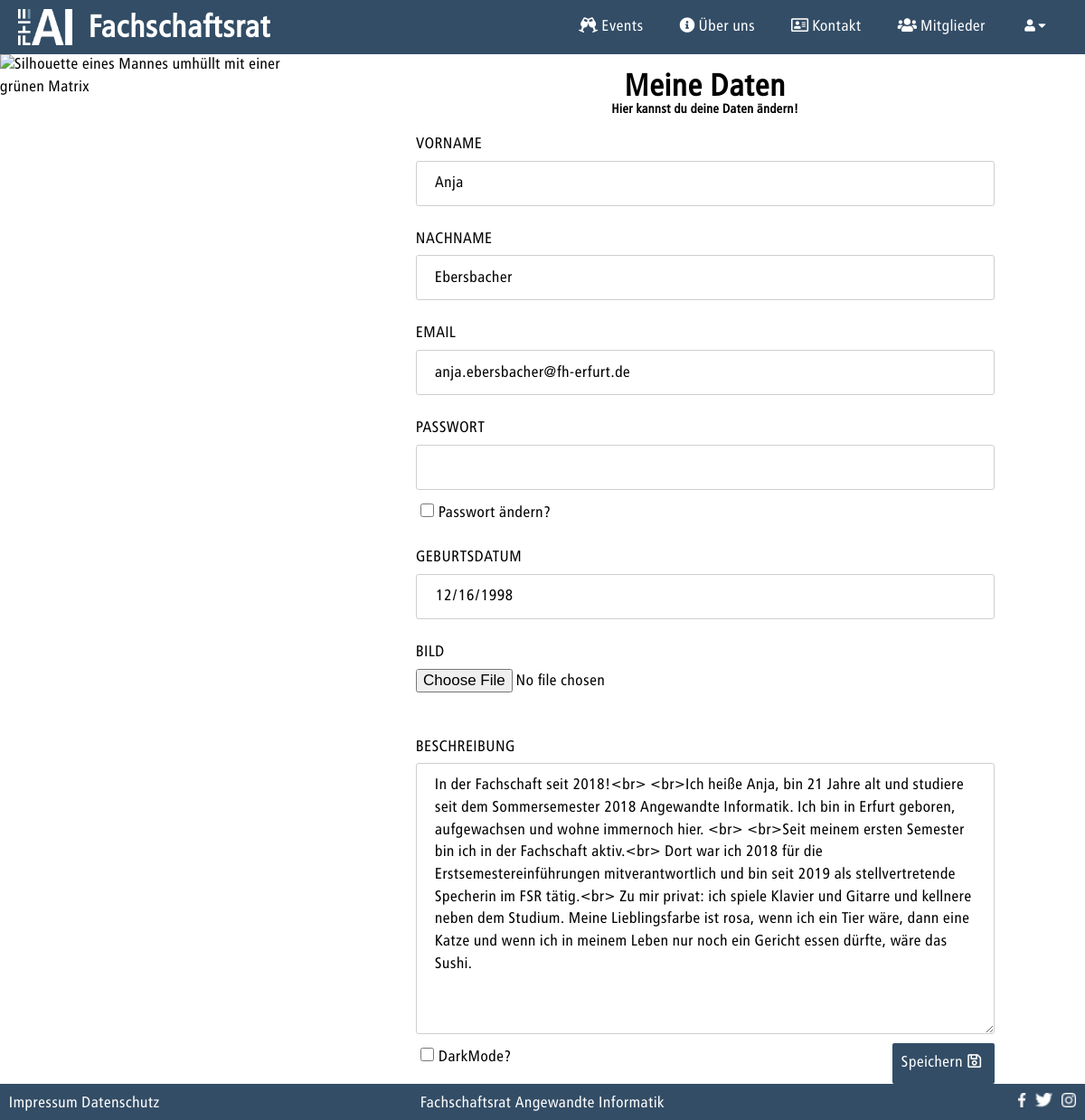
/index.php/?c=user&a=profil (signed in), run on the app's committed database.
### tables this page shows
CREATE TABLE IF NOT EXISTS `USER` (
  `ID` INT NOT NULL AUTO_INCREMENT,
  `CREATED_AT` TIMESTAMP NOT NULL DEFAULT CURRENT_TIMESTAMP,
  `UPDATED_AT` TIMESTAMP NULL DEFAULT NULL ON UPDATE CURRENT_TIMESTAMP,
  `FIRSTNAME` VARCHAR(21) NOT NULL,
  `LASTNAME` VARCHAR(24) NOT NULL,
  `DATE_OF_BIRTH` DATE NOT NULL,
  `DESCRIPTION` TEXT NULL,
  `PICTURE` VARCHAR(28) NULL,
  `EMAIL` VARCHAR(62) NOT NULL,
  `PASSWORD` VARCHAR(60) NOT NULL,
  `ROLE_ID` INT NOT NULL,
  PRIMARY KEY (`ID`),
  INDEX `fk_USER_ROLE1_idx` (`ROLE_ID` ASC),
  UNIQUE INDEX `EMAIL_UNIQUE` (`EMAIL` ASC),
  CONSTRAINT `fk_USER_ROLE1`
    FOREIGN KEY (`ROLE_ID`)
    REFERENCES `ROLE` (`ID`)
    ON DELETE NO ACTION
    ON UPDATE NO ACTION);

### models/user.class.php (called while the page is built, shortened)
<?php
class User extends BaseModel
{
    public static function findUserBySessionUserID(){
        if(isset($_SESSION['loggedIn']) && $_SESSION['loggedIn'] == true) {
            $where = 'ID = ' . $_SESSION['userId'];
            return self::findOne($where);
        }else{
            return null;
        }
    }
    public static function checkUserPermissionForPage($roleIdWithPermission){
        $user = User::findUserBySessionUserID();
        if($user  != null) {
            if (is_array($roleIdWithPermission)) {
                foreach ($roleIdWithPermission as $index) {
                    if ($user['ROLE_ID'] == $index) {
                        return true;
                    }
                }
            } else {
                if ($user['ROLE_ID'] == $roleIdWithPermission) {
                    return true;
                }
            }
        }
        return false;
    }
    public static function generateUserProfilInformations(){
        if(isset($_GET['userId'])){
            $accessUser = role::ADMIN;
            $where = 'ID = ' . $_GET['userId'];
            $user = User::findOne($where);
            $userRole = role::ADMIN;
            $userInformation = '&userId='.$_GET['userId'];
            $title = 'Nutzer Ändern';
            $colorModeChecked = '';
            $action = 'userManagement';
            $pageTopic = self::getFullName($user['FIRSTNAME'], $user['LASTNAME']);
            $pageSubTopic = '';
        }else{
            $accessUser = [role::ADMIN, role::MEMBER, role::USER];
            $where = 'ID = ' . $_SESSION['userId'];
            $user = User::findOne($where);
            $userRole = $user['ROLE_ID'];
            $userInformation = '';
            $title = 'Profil';
            $pageTopic = 'Meine Daten';
            $pageSubTopic = 'Hier kannst du deine Daten ändern!';
            if (isset($_COOKIE['colorMode']) && $_COOKIE['colorMode'] == true) {
                $colorModeChecked = 'checked';
            }else{
                $colorModeChecked = '';
            }
            $action = 'profil';
        }
        $errorMessage = '';
        $actualMemberHistory = MemberHistory::generateActualMemberHistory($user['ID']);
        if ($actualMemberHistory != ''){
            $userFunction = $actualMemberHistory['FUNCTION_FSR_ID'];
        }else{
            $userFunction = 0;
        }
        $allRoles = Role::find();
        $allFunctions = Function_FSR::find();
        return $paramsInformations = [
            'userProfil'        => $user,
            'accessUser'        => $accessUser,
            'userRole'          => $userRole,
            'userInformation'   => $userInformation,
            'title'             => $title,
            'colorModeChecked'  => $colorModeChecked,
            'errorMessage'      => $errorMessage,
            'userFunction'      => $userFunction,
            'allRoles'          => $allRoles,
            'allFunctions'      => $allFunctions,
            'pageTopic'         => $pageTopic,
            'pageSubTopic'      => $pageSubTopic,
            'action'            => $action
        ];
    }
}

### models/baseModel.class.php (called while the page is built, shortened)
<?php
abstract class BaseModel{
    public static function tablename(){
        $class = get_called_class();
        if(defined($class.'::TABLENAME')) {
            return $class::TABLENAME;
        }
        return null;
    }
    public static function findOne($where = ''){
        $db  = $GLOBALS['db'];
        $result = null;
        try{
            $sql = 'SELECT * FROM ' . self::tablename();
            if(!empty($where)){
                $sql .= ' WHERE ' . $where .  ';';
            }
            $result = $db->query($sql)->fetch();
        }
        catch(PDOException $e){
            $message = 'Select statment failed: ' . $e->getMessage();
            error_to_logFile($message);
            die($message);
        }
        return $result;
    }
}

### controller/user_controller.php (called while the page is built, shortened)
<?php
class UserController extends Controller{
    public function actionProfil(){
        $userProfilInformations = User::generateUserProfilInformations();
        User::checkUserPermissionForPage($userProfilInformations['accessUser']);
    }
}

### views/user/profil.php (the view, shortened to what this page needs)
<div class="SitePicture" id="fadeInImg">
    <img class="center" src="<?=PAGE_IMAGE_PATH.'matrix.jpg'?>" alt = "Silhouette  eines Mannes umhüllt mit einer grünen Matrix">
</div>
<div class="Content" id="fadeIn">
    <form autocomplete= "off" action="?c=user&a=profil<?=$userInformation?>" method="post" id="formProfil" enctype="multipart/form-data" >
        <h1><?=$pageTopic?></h1>
        <h5><?=$pageSubTopic?></h5>
        <div class="input">
            <label for="firstnameProfil">VORNAME </label>
            <input type = "text" id="firstnameProfil" name="firstnameProfil"
               value = "<?=isset($_POST['firstnameProfil']) ? htmlspecialchars($_POST['firstnameProfil']) : htmlspecialchars($userProfil['FIRSTNAME'])?>">
        </div>
        <div class="input">
            <label for="lastnameProfil">NACHNAME </label>
            <input type = "text" id="lastnameProfil" name="lastnameProfil"
               value = "<?=isset($_POST['lastnameProfil']) ? htmlspecialchars($_POST['lastnameProfil']) : htmlspecialchars($userProfil['LASTNAME'])?>">
        </div>
        <div class="input">
            <label for="emailProfil">EMAIL </label>
            <input type = "email" id="emailProfil" name="emailProfil"
               value = "<?=isset($_POST['emailProfil']) ? htmlspecialchars($_POST['emailProfil']) : htmlspecialchars($userProfil['EMAIL'])?>">
        </div>
        <? if($userProfil['ID'] === $_SESSION['userId']){?>
        <div class="input">
            <label for="passwordProfil">PASSWORT </label>
            <input type = "password" id="passwordProfil" name="passwordProfil">
        </div>
        <div class="checkBox">
            <input type="checkbox" name="changePasswordCheckbox" id="changePasswordCheckbox">
            <label for="changePasswordCheckbox">Passwort ändern? </label>
        </div>
        <? } ?>
        <div class="input">
            <label for="dateOfBirthProfil">GEBURTSDATUM </label>
            <input type = "date" id="dateOfBirthProfil" name="dateOfBirthProfil"
               value = "<?=isset($_POST['dateOfBirthProfil']) ? htmlspecialchars($_POST['dateOfBirthProfil']) : htmlspecialchars($userProfil['DATE_OF_BIRTH'])?>">
        </div>
        <? if($userRole == role::ADMIN ||  $userRole == role::MEMBER){ ?>
        <div class="input">
            <label for="pictureProfil">BILD </label>
            <input type = "file"  accept=".jpg, .jpeg, .png" id="pictureProfil" name="pictureProfil">
        </div>
        <div class="input">
            <label for="descriptionProfil">BESCHREIBUNG  </label>
            <textarea name="descriptionProfil" id="descriptionProfil" cols="44" rows="5"><?=isset($_POST['descriptionProfil']) ? htmlspecialchars($_POST['descriptionProfil']) : htmlspecialchars($userProfil['DESCRIPTION'])?></textarea>
        </div>
        <? } ?>
        <? if($userProfil['ID'] === $_SESSION['userId']){?>
        <div class="checkBox">
            <input type="checkbox" name="colorCheckbox" id="colorCheckbox" <?=$colorModeChecked?> >
            <label for="colorCheckbox">DarkMode? </label>
        </div>
        <? } ?>
        <button type="submit" name="submitProfil" id="submitProfil">Speichern<i class="far fa-save" aria-hidden="true"></i></button>
    </form>
</div>

### assets/css/design.css (style rules this page uses)
body { font-family: TransitWeb, sans-serif; }
html, body { height:100%; margin:0; padding:0; overflow: hidden; font-size: 17px; }
input, textarea, select { font-size: 17px; }
* { margin: 0; padding: 0; border: 0; font-family: TransitWeb, Arial, sans-serif; box-sizing: border-box; color: var(--primary-text-color); text-decoration: none; line-height: 1.45em; }
h1 { line-height: 100%; text-align: center; }
h2, h3, h4, h5, h6 { line-height: 100%; text-align: left; }
.center { display: block; margin-left: auto; margin-right: auto; width: 50%; }
.Content { background-color: var(--primary-bg-color); height: calc(100% - 100px); position: relative; overflow: auto; padding: 20px; }
.Content button { text-align: center; background-color: var(--secondary-bg-color); padding: 10px; color: var(--secondary-text-color); border-radius:2px; font-size: 17px; }
.Content button i { margin: 0 5px 0 5px; color:var(--secondary-text-color); }
.Content label { width: 100%; }
.SitePicture { height: calc(100% - 100px); position: relative; overflow:hidden; width:30%; float: left; }
.SitePicture img { height: 100%; width: 100%; }
div#fadeIn { animation: animationFadeIn ease 2s; }
div#fadeInImg { animation: animationFadeIn ease 1s; }
form { width: 80%; max-width: 40em; margin-right: auto; margin-left: auto; position: relative; color: var(--secondary-text-color); pointer-events: all; }
form h1 { text-align: center; }
form h5 { text-align: center; }
form input, form textarea, form select { display: block; background-color: var(--primary-bg-color); width: 100%; height: 50px; padding: 12px 20px; margin: 5px 0 5px; border-style: solid; border-width: 1px; border-color: var(--border-color); border-radius: 3px; }
form textarea { height: 300px; resize: vertical; }
form i { color: var(--secondary-text-color); margin-left: 10px; }
form [type="file"] { padding: 0; border-style: none; color: var(--primary-text-color); }
.checkBox { float: left; width:auto; height: auto; }
.checkBox label { width: auto; vertical-align: center; margin: 4px auto auto auto; }
.checkBox input[type="checkbox"] { width: auto; height: auto; float: left; }
form [type="date"] { background:var(--primary-bg-color) url(https://cdn1.iconfinder.com/data/icons/cc_mono_icon_set/blacks/16x16/calendar_2.png) 97% 50% no-repeat ; }
form label { float: left; text-align: left; margin-top: 20px; margin-bottom: 5px; }
form button { float: right; margin: 5px 0 5px 10px; }
th a, i { color:var(--secondary-text-color); }
.checkBox { display: block; padding: 5px; }
.checkBox input[type="checkbox"] { width: 15px; height: 15px; margin-right: 5px; }

### assets/css/normalMode.css (style rules this page uses)
:root { --primary-text-color: #000000; --secondary-text-color: #ffffff; --primary-bg-color: #ffffff; --secondary-bg-color: #334D66; --tertiary-bg-color: #f2f2f2; --dropdown-content-color: #2D2D2D; --hover-color:#60B0FF; --border-color: #CECECE; --error-color:#ff7171; --shadow: 1px 1px 1px 1px rgba(0, 0, 0, 0.3); }

### data on the page
user: firstnameProfil "Anja", lastnameProfil "Ebersbacher", emailProfil "anja.ebersbacher@fh-erfurt.de", dateOfBirthProfil "12/16/1998", descriptionProfil "In der Fachschaft seit 2018!<br> <br>Ich heiße Anja, bin 21 Jahre alt und studiere seit dem Sommersemester 2018 Angewandte Informatik. Ich bin in Erfurt geboren, aufgewachsen und wohne immernoch hier. <br> <br>Seit meinem ersten Semester bin ich in der Fachschaft aktiv.<br> Dort war ich 2018 für die Erstsemestereinführungen mitverantwortlich und bin seit 2019 als stellvertretende Specherin im FSR tätig.<br> Zu mir privat: ich spiele Klavier und Gitarre und kellnere neben dem Studium. Meine Lieblingsfarbe ist rosa, wenn ich ein Tier wäre, dann eine Katze und wenn ich in meinem Leben nur noch ein Gericht essen dürfte, wäre das Sushi."

### other printed values
$pageTopic "Meine Daten"
$pageSubTopic "Hier kannst du deine Daten ändern!"
